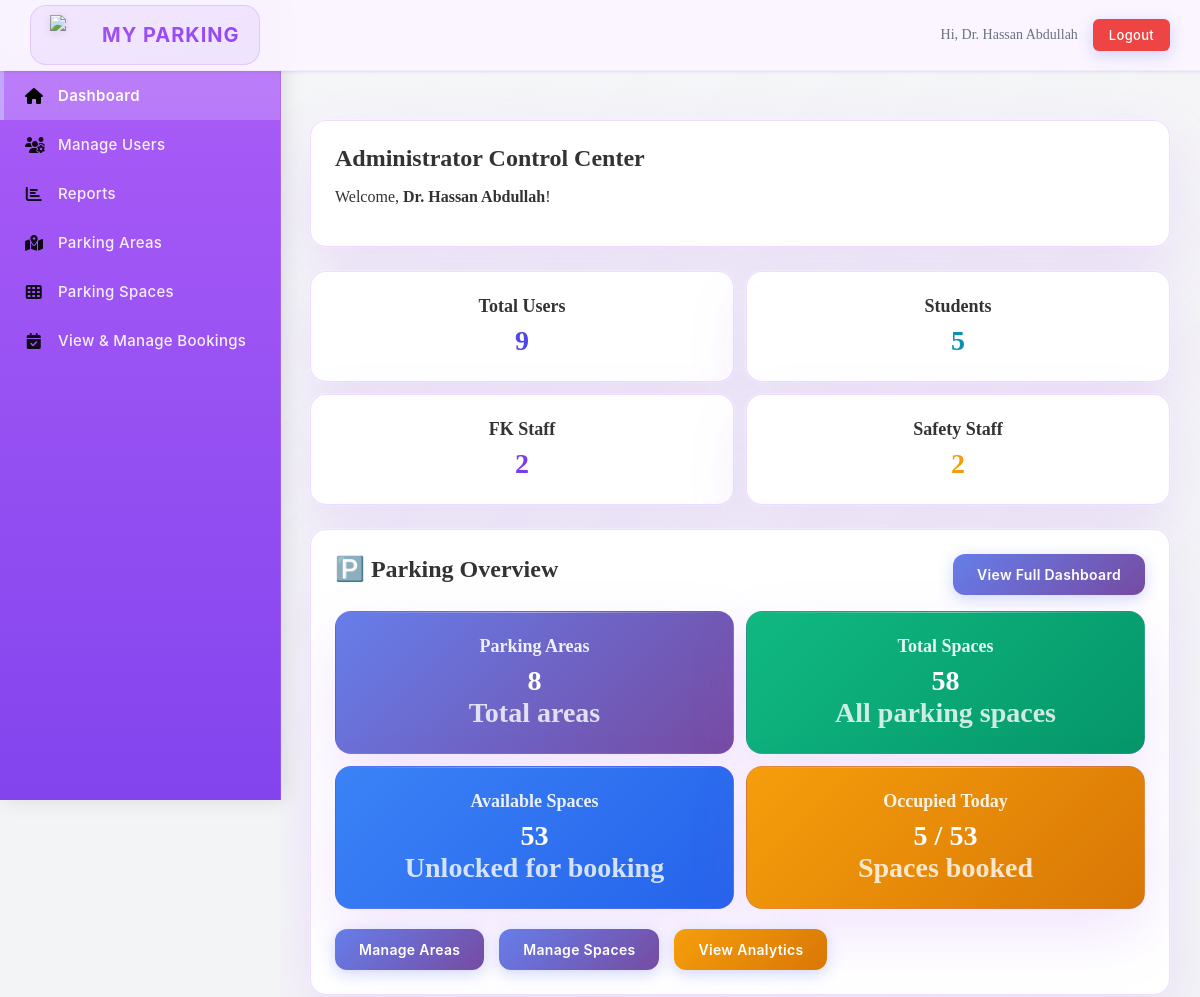
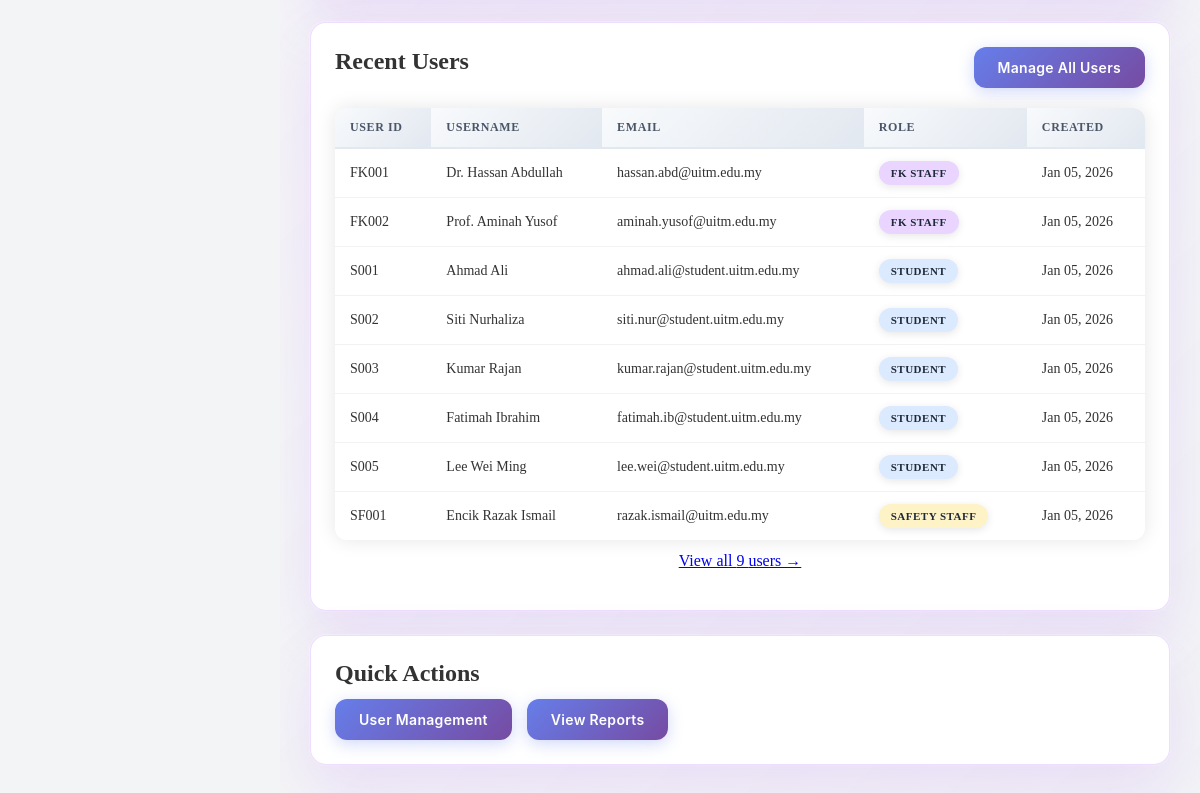
/admin.php (signed in), run on the app's committed database (2 pictures, top to bottom).
### tables this page shows
CREATE TABLE User (
    user_ID VARCHAR(10) PRIMARY KEY,
    username VARCHAR(20) NOT NULL,
    email VARCHAR(50) NOT NULL,
    phone_number VARCHAR(20) NULL,
    password VARCHAR(255) NOT NULL,
    user_type VARCHAR(20) NOT NULL,
    created_at DATETIME NOT NULL DEFAULT CURRENT_TIMESTAMP,
    updated_at DATETIME NOT NULL DEFAULT CURRENT_TIMESTAMP ON UPDATE CURRENT_TIMESTAMP
);

### module01/auth.php (called while the page is built, shortened)
<?php
function appUrl($path) {
    return APP_BASE_PATH . '/module01' . $path;
}
function currentUser() {
    return [
        'user_id' => $_SESSION['user_id'] ?? null,
        'username' => $_SESSION['username'] ?? null,
        'email' => $_SESSION['email'] ?? null,
        'user_type' => $_SESSION['user_type'] ?? null,
    ];
}
?>

### database/db_config.php (called while the page is built, shortened)
<?php
function getDB() {
    try {
        $dsn = "mysql:host=" . DB_HOST . ";dbname=" . DB_NAME . ";charset=utf8mb4";
        $pdo = new PDO($dsn, DB_USER, DB_PASS);
        $pdo->setAttribute(PDO::ATTR_ERRMODE, PDO::ERRMODE_EXCEPTION);
        $pdo->setAttribute(PDO::ATTR_DEFAULT_FETCH_MODE, PDO::FETCH_ASSOC);
        return $pdo;
    } catch(PDOException $e) {
        die("Connection failed: " . $e->getMessage());
    }
}
function getUsers(array $filters = []) {
    $db = getDB();
    $sql = "SELECT user_ID, username, email, phone_number, user_type, created_at, updated_at FROM User WHERE 1=1";
    $params = [];
    $sql .= " ORDER BY created_at DESC";
    $stmt = $db->prepare($sql);
    $stmt->execute($params);
    return $stmt->fetchAll();
}
?>

### admin.php (the view, shortened to what this page needs)
<?php
require_once __DIR__ . '/module01/auth.php';
require_once __DIR__ . '/layout.php';
require_once __DIR__ . '/database/db_config.php';
$user = currentUser();
$allUsers = getUsers();
$stats = [
    'total_users' => count($allUsers),
    'students' => count(array_filter($allUsers, fn($u) => $u['user_type'] === 'student')),
    'fk_staff' => count(array_filter($allUsers, fn($u) => $u['user_type'] === 'fk_staff')),
    'safety_staff' => count(array_filter($allUsers, fn($u) => $u['user_type'] === 'safety_staff'))
];
$db = getDB();
$stmt = $db->query("SELECT COUNT(*) as total FROM ParkingLot");
$totalAreas = $stmt->fetch()['total'];
$stmt = $db->query("SELECT COUNT(*) as total FROM ParkingSpace");
$totalSpaces = $stmt->fetch()['total'];
$stmt = $db->query("
    SELECT COUNT(ps.space_ID) as total
    FROM ParkingSpace ps
    JOIN ParkingLot pl ON ps.parkingLot_ID = pl.parkingLot_ID
    WHERE pl.is_booking_lot = 1
");
$bookingSpaces = $stmt->fetch()['total'];
$stmt = $db->query("
    SELECT COUNT(DISTINCT space_ID) as occupied
    FROM Booking
    WHERE booking_date = CURDATE()
      AND booking_status IN ('confirmed', 'active')
");
$todayOccupied = $stmt->fetch()['occupied'];
renderHeader('Admin Dashboard');
?>
<div class="card">
    <h2>Administrator Control Center</h2>
    <p>Welcome, <strong><?php echo htmlspecialchars($user['username']); ?></strong>!</p>
</div>
<div class="grid" style="margin-top: 24px;">
    <div class="card">
        <h3>Total Users</h3>
        <p style="font-size: 24px; font-weight: 700; color: #4f46e5;"><?php echo $stats['total_users']; ?></p>
    </div>
    <div class="card">
        <h3>Students</h3>
        <p style="font-size: 24px; font-weight: 700; color: #0891b2;"><?php echo $stats['students']; ?></p>
    </div>
    <div class="card">
        <h3>FK Staff</h3>
        <p style="font-size: 24px; font-weight: 700; color: #7c3aed;"><?php echo $stats['fk_staff']; ?></p>
    </div>
    <div class="card">
        <h3>Safety Staff</h3>
        <p style="font-size: 24px; font-weight: 700; color: #f59e0b;"><?php echo $stats['safety_staff']; ?></p>
    </div>
</div>
<div class="card" style="margin-top: 24px;">
    <div style="display: flex; justify-content: space-between; align-items: center; margin-bottom: 16px;">
        <h2>🅿️ Parking Overview</h2>
        <a href="<?php echo APP_BASE_PATH; ?>/module02/admin/parkingDashboard.php" class="btn">View Full Dashboard</a>
    </div>
    <div class="grid" style="margin-top: 16px;">
        <div class="card" style="background: linear-gradient(135deg, #667eea 0%, #764ba2 100%); color: white;">
            <h3 style="color: white; opacity: 0.9;">Parking Areas</h3>
            <p style="font-size: 28px; font-weight: 700;"><?php echo $totalAreas; ?></p>
            <p style="font-size: 12px; opacity: 0.8; margin-top: 4px;">Total areas</p>
        </div>
        <div class="card" style="background: linear-gradient(135deg, #10b981 0%, #059669 100%); color: white;">
            <h3 style="color: white; opacity: 0.9;">Total Spaces</h3>
            <p style="font-size: 28px; font-weight: 700;"><?php echo $totalSpaces; ?></p>
            <p style="font-size: 12px; opacity: 0.8; margin-top: 4px;">All parking spaces</p>
        </div>
        <div class="card" style="background: linear-gradient(135deg, #3b82f6 0%, #2563eb 100%); color: white;">
            <h3 style="color: white; opacity: 0.9;">Available Spaces</h3>
            <p style="font-size: 28px; font-weight: 700;"><?php echo $bookingSpaces; ?></p>
            <p style="font-size: 12px; opacity: 0.8; margin-top: 4px;">Unlocked for booking</p>
        </div>
        <div class="card" style="background: linear-gradient(135deg, #f59e0b 0%, #d97706 100%); color: white;">
            <h3 style="color: white; opacity: 0.9;">Occupied Today</h3>
            <p style="font-size: 28px; font-weight: 700;"><?php echo $todayOccupied; ?> / <?php echo $bookingSpaces; ?></p>
            <p style="font-size: 12px; opacity: 0.8; margin-top: 4px;">Spaces booked</p>
        </div>
    </div>
    <div class="actions" style="margin-top: 20px;">
        <a href="<?php echo APP_BASE_PATH; ?>/module02/admin/manage_parking_areas.php" class="btn">Manage Areas</a>
        <a href="<?php echo APP_BASE_PATH; ?>/module02/admin/manage_parking_spaces.php" class="btn">Manage Spaces</a>
        <a href="<?php echo APP_BASE_PATH; ?>/module02/admin/parkingDashboard.php" class="btn" style="background: linear-gradient(135deg, #f59e0b 0%, #d97706 100%);">View Analytics</a>
    </div>
</div>
<div class="card" style="margin-top: 24px;">
    <div style="display: flex; justify-content: space-between; align-items: center; margin-bottom: 16px;">
        <h2>Recent Users</h2>
        <a href="<?php echo appUrl('/admin/users.php'); ?>" class="btn">Manage All Users</a>
    </div>
    <?php if ($allUsers): ?>
        <table>
            <thead>
                <tr>
                    <th>User ID</th>
                    <th>Username</th>
                    <th>Email</th>
                    <th>Role</th>
                    <th>Created</th>
                </tr>
            </thead>
            <tbody>
                <?php
                $displayUsers = array_slice($allUsers, 0, 8);
                foreach ($displayUsers as $u):
                ?>
                    <tr>
                        <td><?php echo htmlspecialchars($u['user_ID']); ?></td>
                        <td><?php echo htmlspecialchars($u['username']); ?></td>
                        <td><?php echo htmlspecialchars($u['email']); ?></td>
                        <td>
                            <span class="badge" style="background: <?php
                                $colors = ['student' => '#dbeafe', 'fk_staff' => '#e9d5ff', 'safety_staff' => '#fef3c7'];
                                echo $colors[$u['user_type']] ?? '#f3f4f6';
                            ?>; color: #1f2937;">
                                <?php echo str_replace('_', ' ', ucfirst($u['user_type'])); ?>
                            </span>
                        </td>
                        <td><?php echo date('M d, Y', strtotime($u['created_at'])); ?></td>
                    </tr>
                <?php endforeach; ?>
            </tbody>
        </table>
        <?php if (count($allUsers) > 8): ?>
            <p style="text-align: center; margin-top: 12px; color: #6b7280;">
                <a href="<?php echo appUrl('/admin/users.php'); ?>">View all <?php echo count($allUsers); ?> users →</a>
            </p>
        <?php endif; ?>
    <?php else: ?>
        <p style="text-align: center; color: #6b7280; padding: 20px;">No users in the system yet.</p>
    <?php endif; ?>
</div>
<div class="card" style="margin-top: 24px;">
    <h2>Quick Actions</h2>
    <div class="actions">
        <a href="<?php echo appUrl('/admin/users.php'); ?>" class="btn">User Management</a>
        <a href="<?php echo appUrl('/admin/reports.php'); ?>" class="btn">View Reports</a>
    </div>
</div>
<?php renderFooter(); ?>

### layout.php (shortened to what this page needs)
<?php
require_once __DIR__ . '/module01/auth.php';
function renderHeader($title = 'MyParking') {
    $user = currentUser();
    $role = $user['user_type'] ?? '';
    $bodyClass = '';
    if ($role === 'student') {
        $bodyClass = 'user-theme';
    } elseif ($role === 'fk_staff') {
        $bodyClass = 'admin-theme';
    } elseif ($role === 'safety_staff') {
        $bodyClass = 'staff-theme';
    }
    $currentPage = basename($_SERVER['PHP_SELF']);
    $currentPath = $_SERVER['REQUEST_URI'];
    function isActive($pageName, $currentPage, $currentPath = '') {
        if ($currentPage === $pageName) {
            return 'active';
        }
        return '';
    }
    ?>
    <!DOCTYPE html>
    <html lang="en">
    <head>
        <link rel="stylesheet" href="https://cdnjs.cloudflare.com/ajax/libs/font-awesome/6.4.2/css/all.min.css">
        <link rel="stylesheet" href="<?php echo APP_BASE_PATH . '/fonts/style.css'; ?>">
    </head>
    <body class="<?php echo htmlspecialchars($bodyClass); ?>">
        <div class="sidebar" id="sidebar">
            <nav class="sidebar-nav">
                <?php if ($role === 'student'): ?>
                    <a href="<?php echo htmlspecialchars(APP_BASE_PATH . '/user.php'); ?>" class="<?php echo isActive('user.php', $currentPage, $currentPath); ?>">
                        <i class="fas fa-home"></i> Dashboard
                    </a>
                    <a href="<?php echo appUrl('/student/main.php'); ?>" class="<?php echo isActive('main.php', $currentPage, $currentPath); ?>">
                        <i class="fas fa-car"></i> Vehicles
                    </a>
                    <a href="<?php echo APP_BASE_PATH . '/module03/student/parking_booking.php'; ?>" class="<?php echo isActive('parking_booking.php', $currentPage, $currentPath); ?>">
                        <i class="fas fa-calendar-check"></i> Parking Booking
                    </a>
                    <a href="<?php echo APP_BASE_PATH . '/module02/student/parkingAvailability.php'; ?>" class="<?php echo isActive('parkingAvailability.php', $currentPage, $currentPath); ?>">
                        <i class="fas fa-chart-bar"></i> Parking Availability
                    </a>
                    <a href="<?php echo APP_BASE_PATH . '/module03/student/my_bookings.php'; ?>" class="<?php echo isActive('my_bookings.php', $currentPage, $currentPath); ?>">
                        <i class="fas fa-clipboard-list"></i> My Bookings
                    </a>
                    <a href="<?php echo APP_BASE_PATH . '/module04/student/my_summons.php'; ?>" class="<?php echo isActive('my_summons.php', $currentPage, $currentPath); ?>">
                        <i class="fas fa-file-invoice"></i> My Summons
                    </a>
                    <a href="<?php echo APP_BASE_PATH . '/module04/student/demerit_points.php'; ?>" class="<?php echo isActive('demerit_points.php', $currentPage, $currentPath); ?>">
                        <i class="fas fa-exclamation-triangle"></i> Demerit Points
                    </a>
                    <a href="<?php echo APP_BASE_PATH . '/module01/student/profile.php'; ?>" class="<?php echo isActive('profile.php', $currentPage, $currentPath); ?>">
                        <i class="fas fa-user-circle"></i> Profile
                    </a>
                <?php elseif ($role === 'fk_staff'): ?>
                    <a href="<?php echo htmlspecialchars(APP_BASE_PATH . '/admin.php'); ?>" class="<?php echo isActive('admin.php', $currentPage, $currentPath); ?>">
                        <i class="fas fa-home"></i> Dashboard
                    </a>
                    <a href="<?php echo appUrl('/admin/users.php'); ?>" class="<?php echo isActive('users.php', $currentPage, $currentPath); ?>">
                        <i class="fas fa-users-cog"></i> Manage Users
                    </a>
                    <a href="<?php echo appUrl('/admin/reports.php'); ?>" class="<?php echo isActive('reports.php', $currentPage, $currentPath); ?>">
                        <i class="fas fa-chart-bar"></i> Reports
                    </a>
                    <a href="<?php echo APP_BASE_PATH . '/module02/admin/manage_parking_areas.php'; ?>" class="<?php echo isActive('manage_parking_areas.php', $currentPage, $currentPath); ?>">
                        <i class="fas fa-map-marked-alt"></i> Parking Areas
                    </a>
                    <a href="<?php echo APP_BASE_PATH . '/module02/admin/manage_parking_spaces.php'; ?>" class="<?php echo isActive('manage_parking_spaces.php', $currentPage, $currentPath); ?>">
                        <i class="fas fa-th"></i> Parking Spaces
                    </a>
                    <a href="<?php echo APP_BASE_PATH . '/module03/admin/manage_bookings.php'; ?>" class="<?php echo isActive('manage_bookings.php', $currentPage, $currentPath); ?>">
                        <i class="fas fa-calendar-check"></i> View & Manage Bookings
                    </a>
                <?php endif; ?>
            </nav>
        </div>
        <div class="top-header">
            <div class="header-left">
                <span class="system-logo">
                    <img src="<?php echo APP_BASE_PATH . '/images/ump.png'; ?>" alt="UMP Logo">
                    MY PARKING
                </span>
            </div>
            <div class="header-right">
                <?php if (!empty($user['username'])): ?>
                    <span class="user-greeting">Hi, <?php echo htmlspecialchars($user['username']); ?></span>
                    <form class="inline" action="<?php echo appUrl('/login.php'); ?>" method="POST" style="display:inline;">
                        <button type="submit" class="header-logout-btn">Logout</button>
                    </form>
                <?php endif; ?>
            </div>
        </div>
        <main class="main-content">
    <?php
}
function renderFooter() {
    ?>
        </main>
    </body>
    </html>
    <?php
}
?>

### data on the page
user: username "Dr. Hassan Abdullah", user_ID "FK001", email "hassan.abd@uitm.edu.my", user_type "FK STAFF", created_at "Jan 05, 2026"
user: user_ID "FK002", username "Prof. Aminah Yusof", email "aminah.yusof@uitm.edu.my", user_type "FK STAFF", created_at "Jan 05, 2026"
user: user_ID "S001", username "Ahmad Ali", email "ahmad.ali@student.uitm.edu.my", user_type "STUDENT", created_at "Jan 05, 2026"
user: user_ID "S002", username "Siti Nurhaliza", email "siti.nur@student.uitm.edu.my", user_type "STUDENT", created_at "Jan 05, 2026"
user: user_ID "S003", username "Kumar Rajan", email "kumar.rajan@student.uitm.edu.my", user_type "STUDENT", created_at "Jan 05, 2026"
user: user_ID "S004", username "Fatimah Ibrahim", email "fatimah.ib@student.uitm.edu.my", user_type "STUDENT", created_at "Jan 05, 2026"
user: user_ID "S005", username "Lee Wei Ming", email "lee.wei@student.uitm.edu.my", user_type "STUDENT", created_at "Jan 05, 2026"
user: user_ID "SF001", username "Encik Razak Ismail", email "razak.ismail@uitm.edu.my", user_type "SAFETY STAFF", created_at "Jan 05, 2026"

### other printed values
$stats['total_users'] "9"
$stats['students'] "5"
$stats['fk_staff'] "2"
$stats['safety_staff'] "2"
$totalAreas "8"
$totalSpaces "58"
$bookingSpaces "53"
$todayOccupied "5"
count($allUsers) "9"
